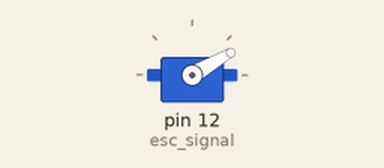
Bench run of a sketch on a simulated Arduino Uno, built with avr-gcc and run on an emulated ATmega328P. Shown: servo.

Above: at 0.1 s.
At 3.1 s:
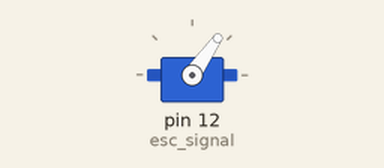
Timing chart, 0 to 4.6 s (numbered marks = the images above):
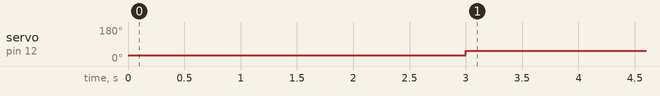

The sketch:

code14.1.ino
```cpp
#include <Servo.h>
Servo esc_signal;


void setup()
{
     esc_signal.attach(12);
     //Specify here the pin number on which the signal pin of
     //ESC is connected.

      esc_signal.write(30);
     //ESC arm command. ESCs won't start unless input speed is
     //less during initialization.

     delay(3000);
     //ESC initialization delay.
}


void loop()
{
    esc_signal.write(55);
    //Vary this between 40-130 to change the speed of motor.
    // Higher value, higher speed.

    delay(15);
}
```

Measured:
- by itself, servo on pin 12 (esc_signal): 30° → 55° at 3.0 s
